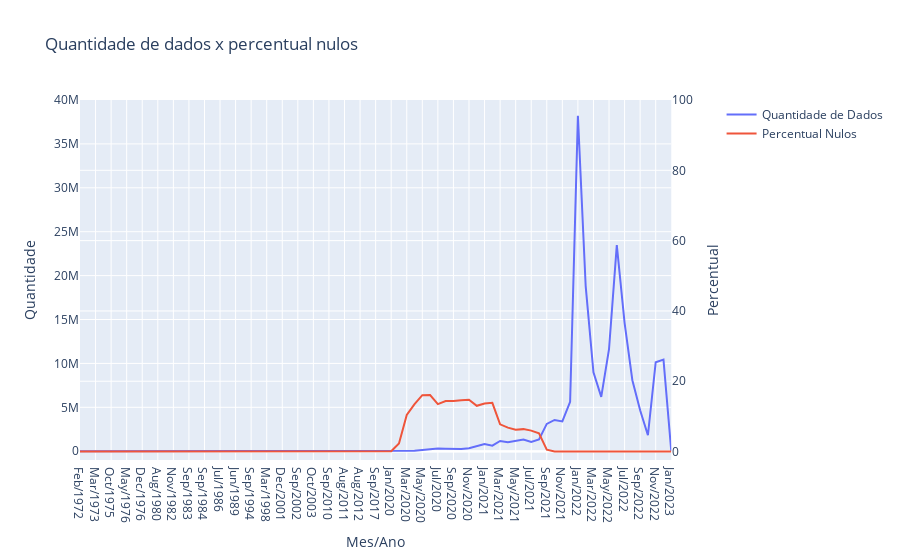

This figure's notebook cell:
### Code cell
# Criando figura com eixo y secundário y-axis
fig = make_subplots(specs=[[{"secondary_y": True}]])

# Adicionando traces
fig.add_trace(
    go.Scatter(x = plotar['mesAno'], y = plotar['totalDados'], name="Quantidade de Dados"),
    secondary_y=False,
)

fig.add_trace(
    go.Scatter(x = plotar['mesAno'], y = plotar['percentualNulos'], name="Percentual Nulos"),
    secondary_y=True,
)

# Adicionando título da figura
fig.update_layout(
    title_text="Quantidade de dados x percentual nulos"
)

# Ajustando a escala do eixo secundário

fig.update_layout(yaxis2_range=[-2.4,100])
fig.update_layout(yaxis_range=[-1000000,40000000])

# Colocando título do eixo x
fig.update_xaxes(title_text="Mes/Ano")

# Colocando título dos eixos y
fig.update_yaxes(title_text="Quantidade", secondary_y=False)
fig.update_yaxes(title_text="Percentual", secondary_y=True)


fig.show()

### Figure 1 — Plotly figure (JSON) as saved in the notebook; plotly's stock layout.template omitted (floating-point values rounded to 4 significant figures)
{"data": [{"name": "Quantidade de Dados", "type": "scatter", "x": ["Feb/1972", "Jul/1972", "Mar/1973", "May/1974", "Oct/1975", "Apr/1976", "May/1976", "Sep/1976", "Dec/1976", "Feb/1977", "Aug/1980", "Sep/1981", "Nov/1982", "Jun/1983", "Sep/1983", "May/1984", "Sep/1984", "Apr/1986", "Jul/1986", "Mar/1989", "Jun/1989", "Dec/1990", "Sep/1994", "Nov/1994", "Mar/1998", "Sep/2001", "Dec/2001", "Jun/2002", "Sep/2002", "Oct/2002", "Oct/2003", "Aug/2007", "Sep/2010", "Oct/2010", "Aug/2011", "Sep/2011", "Aug/2012", "Sep/2012", "Sep/2017", "Nov/2019", "Jan/2020", "Feb/2020", "Mar/2020", "Apr/2020", "May/2020", "Jun/2020", "Jul/2020", "Aug/2020", "Sep/2020", "Oct/2020", "Nov/2020", "Dec/2020", "Jan/2021", "Feb/2021", "Mar/2021", "Apr/2021", "May/2021", "Jun/2021", "Jul/2021", "Aug/2021", "Sep/2021", "Oct/2021", "Nov/2021", "Dec/2021", "Jan/2022", "Feb/2022", "Mar/2022", "Apr/2022", "May/2022", "Jun/2022", "Jul/2022", "Aug/2022", "Sep/2022", "Oct/2022", "Nov/2022", "Dec/2022", "Jan/2023"], "xaxis": "x", "y": [12, 12, 12, 12, 12, 12, 12, 12, 12, 12, 12, 12, 12, 12, 12, 12, 12, 12, 12, 12, 12, 12, 12, 12, 12, 24, 12, 12, 12, 12, 12, 12, 12, 24, 36, 12, 12, 24, 12, 12, 33516, 1380, 6948, 60912, 143580, 229872, 312516, 291432, 234936, 247092, 335148, 536460, 811020, 628356, 1165332, 1020528, 1207860, 1340184, 1043088, 1348404, 3110484, 3562536, 3397356, 5628636, 38213880, 18798900, 8980956, 6191532, 11631384, 23469168, 14622996, 8086452, 4672788, 1818432, 10137036, 10440516, 7932], "yaxis": "y"}, {"name": "Percentual Nulos", "type": "scatter", "x": ["Feb/1972", "Jul/1972", "Mar/1973", "May/1974", "Oct/1975", "Apr/1976", "May/1976", "Sep/1976", "Dec/1976", "Feb/1977", "Aug/1980", "Sep/1981", "Nov/1982", "Jun/1983", "Sep/1983", "May/1984", "Sep/1984", "Apr/1986", "Jul/1986", "Mar/1989", "Jun/1989", "Dec/1990", "Sep/1994", "Nov/1994", "Mar/1998", "Sep/2001", "Dec/2001", "Jun/2002", "Sep/2002", "Oct/2002", "Oct/2003", "Aug/2007", "Sep/2010", "Oct/2010", "Aug/2011", "Sep/2011", "Aug/2012", "Sep/2012", "Sep/2017", "Nov/2019", "Jan/2020", "Feb/2020", "Mar/2020", "Apr/2020", "May/2020", "Jun/2020", "Jul/2020", "Aug/2020", "Sep/2020", "Oct/2020", "Nov/2020", "Dec/2020", "Jan/2021", "Feb/2021", "Mar/2021", "Apr/2021", "May/2021", "Jun/2021", "Jul/2021", "Aug/2021", "Sep/2021", "Oct/2021", "Nov/2021", "Dec/2021", "Jan/2022", "Feb/2022", "Mar/2022", "Apr/2022", "May/2022", "Jun/2022", "Jul/2022", "Aug/2022", "Sep/2022", "Oct/2022", "Nov/2022", "Dec/2022", "Jan/2023"], "xaxis": "x", "y": [0, 0, 0, 0, 0, 0, 0, 0, 0, 0, 0, 0, 0, 0, 0, 0, 0, 0, 0, 0, 0, 0, 0, 0, 0, 0, 0, 0, 0, 0, 0, 0, 0, 0, 0, 0, 0, 0, 0, 0, 0.1, 2.32, 10.43, 13.47, 16.04, 16.06, 13.51, 14.38, 14.35, 14.62, 14.75, 13.01, 13.68, 13.86, 7.75, 6.8, 6.23, 6.38, 5.96, 5.22, 0.53, 0, 0.02, 0.05, 0.01, 0.01, 0.01, 0.01, 0.01, 0, 0, 0, 0, 0, 0, 0, 0], "yaxis": "y2"}], "layout": {"title": {"text": "Quantidade de dados x percentual nulos"}, "xaxis": {"anchor": "y", "domain": [0, 0.94], "title": {"text": "Mes/Ano"}}, "yaxis": {"anchor": "x", "domain": [0, 1], "range": [-1000000, 40000000], "title": {"text": "Quantidade"}}, "yaxis2": {"anchor": "x", "overlaying": "y", "range": [-2.4, 100], "side": "right", "title": {"text": "Percentual"}}}}
